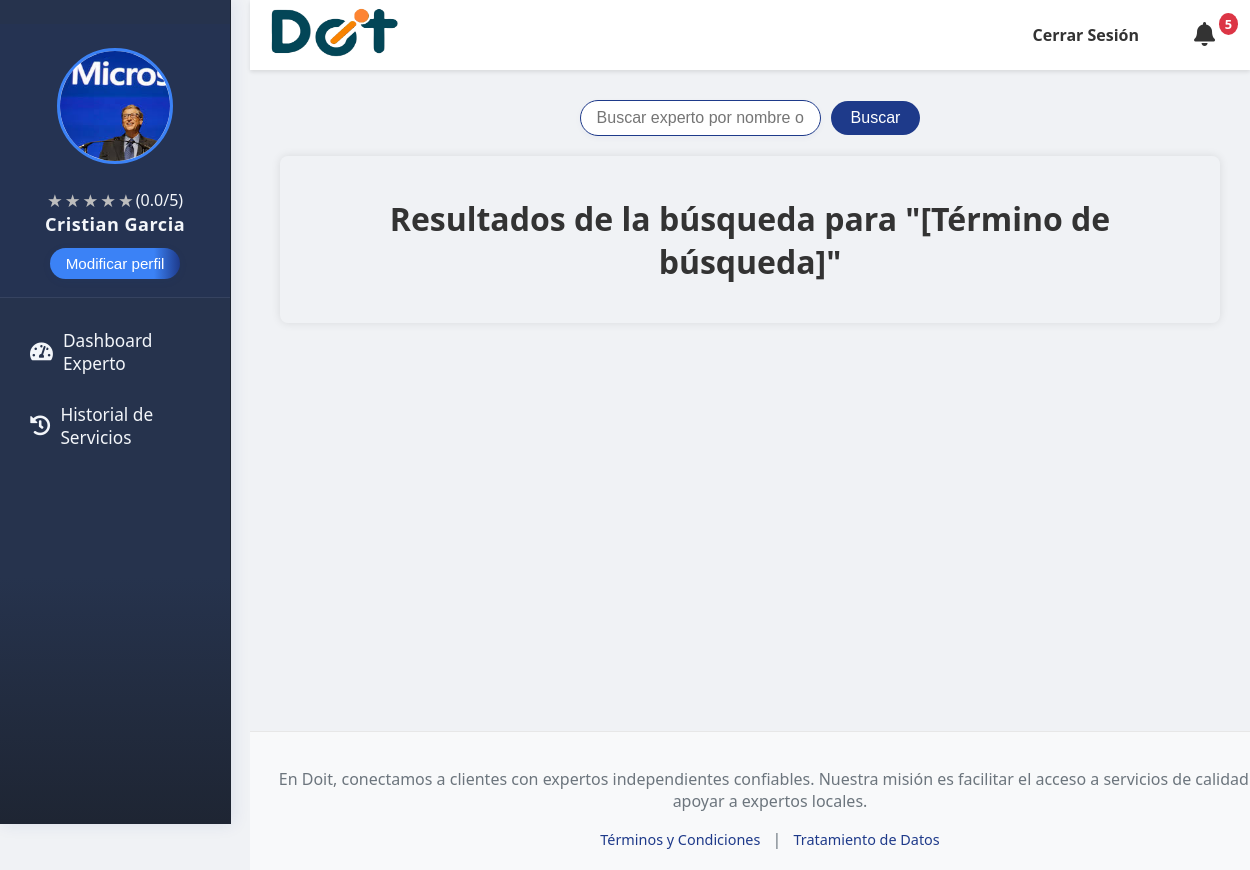
The app's page /busc_experto/ (signed in) with its own data.
### doit_app/models.py (models this page shows, shortened)
class CustomUser(AbstractUser):
    tipo_usuario_choices = [
        ('cliente', 'Cliente'),
        ('experto', 'Experto'),
    ]
    estado_aprobacion_choices = [
        ('pendiente', 'Pendiente'),
        ('aprobado', 'Aprobado'),
        ('rechazado', 'Rechazado'),
    ]
    genero = models.ForeignKey(Genero, on_delete=models.SET_NULL, null=True, blank=True, verbose_name="Género")
    tipo_usuario = models.CharField(max_length=20, choices=tipo_usuario_choices, default='cliente', verbose_name="Tipo de Usuario")
    nacionalidad = models.CharField(max_length=100, blank=True, null=True, verbose_name="Nacionalidad")
    numDoc = models.CharField(max_length=100, unique=True, blank=True, null=True, verbose_name="Número de Documento")
    telefono = models.CharField(max_length=20, blank=True, null=True, verbose_name="Teléfono")
    fechaNacimiento = models.DateField(blank=True, null=True, verbose_name="Fecha de Nacimiento")
    foto_perfil = models.ImageField(upload_to='perfil/', null=True, blank=True, verbose_name="Foto de Perfil")
    tipo_documento = models.ForeignKey(TipoDoc, on_delete=models.SET_NULL, null=True, blank=True, verbose_name="Tipo de Documento")
    especialidad = models.ManyToManyField(
        Servicios,
        blank=True,
        verbose_name="Servicios que ofrece el experto"
    )
    direccion = models.CharField(max_length=255, blank=True, null=True, verbose_name="Dirección de Residencia")
    barrio = models.CharField(max_length=100, blank=True, null=True, verbose_name="Barrio")
    documento_identidad_pdf = models.FileField(upload_to='documentos_identidad/', blank=True, null=True, verbose_name="Documento de Identidad (PDF)")
    verificado = models.CharField(
        max_length=20,
        choices=[('pendiente', 'Pendiente'), ('aprobado', 'Aprobado'), ('rechazado', 'Rechazado')],
        default='pendiente',
        verbose_name="Estado de verificación del experto"
    )
    aprobado_cliente = models.CharField(
        max_length=20,
        choices=estado_aprobacion_choices,
        default='pendiente',
        verbose_name="Estado de aprobación del cliente"
    )
    class Meta:
        verbose_name = "Usuario Personalizado"
        verbose_name_plural = "Usuarios Personalizados"
        app_label = "doit_app"
    def is_usuario_normal(self):
        return self.tipo_usuario == 'cliente'
    def is_experto(self):
        return self.tipo_usuario == 'experto'

### doit_app/views.py (the view, shortened to what this page needs)
# urls.py: path('busc_experto/', views.busc_experto, name='busc_experto'), # Si esta es para clientes buscando expertos
@login_required
def busc_experto(request):
    q = request.GET.get('q', '').strip()
    fecha = request.GET.get('fecha', '').strip()  # nueva línea
    expertos = []
    disponibilidad_por_experto = {}
    return render(request, 'busc_experto.html', {
        'searched_expert': q,
        'expertos': expertos,
        'fecha': fecha,  # Pasamos la fecha al template
        'disponibilidad_por_experto': disponibilidad_por_experto,
    })

### doit_app/context_processors.py (called while the page is built)
def notificaciones_context(request):
    if request.user.is_authenticated:
        notificaciones_no_leidas = Notificacion.objects.filter(usuario=request.user, leida=False).count()
        return {
            'notificaciones_no_leidas': notificaciones_no_leidas,
        }
    return {}

### doit_app/templates/busc_experto.html (shortened to what this page needs)
{% extends "base.html" %}
{% load static %}
{% block content %}
<form method="get" action="{% url 'busc_experto' %}" style="margin-bottom: 20px; position:relative;">
    <input type="text" name="q" class="form-control" placeholder="Buscar experto por nombre o especialidad..." value="{{ searched_expert|default:'' }}" style="max-width:400px;display:inline-block;">
    <button type="submit" class="btn btn-primary ms-2">Buscar</button>
</form>
<link rel="stylesheet" href="{% static 'css/flatpickr.min.css' %}">
<link rel="stylesheet" href="{% static 'css/disponibilidad_calendario.css' %}">
<link rel="stylesheet" href="{% static 'css/busc_experto.css' %}">
<div class="contenedor-resultados">
    <h1>Resultados de la búsqueda para "{{ searched_expert|default:'[Término de búsqueda]' }}"</h1>
</div>
{% endblock content %}

### doit_app/templates/base.html (shortened to what this page needs)
<!DOCTYPE html>
<html lang="es">
{% load static %}
<head>
    <link rel="stylesheet" href="{% static 'css/styles.css' %}">
    <link rel="stylesheet" href="{% static 'css/calificaciones.css' %}">
    <link rel="stylesheet" href="https://cdnjs.cloudflare.com/ajax/libs/font-awesome/5.15.4/css/all.min.css">
</head>
<body>
    {% if user.is_authenticated and not user.is_staff and not user.is_superuser %}
    <div id="sidebar">
            <div class="perfil-header">
                <div class="perfil-foto-container">
                    {% if user.foto_perfil %}
                        <img src="{{ user.foto_perfil.url }}" alt="Foto de perfil de {{ user.username }}" class="perfil-foto">
                    {% else %}
                        <img src="{% static 'images/default_profile.jpg' %}" alt="Foto de perfil por defecto" class="perfil-foto">
                    {% endif %}
                </div>
                {% if user.tipo_usuario == 'experto' %}
                    <div class="calificacion-experto" style="margin-top: 8px;">
                        <div class="star-display rating-display" data-rating="{{ promedio_calificacion|default:0 }}" data-show-number="true"></div>
                    </div>
                {% endif %}
                <p class="perfil-nombre">
                    {% if user.first_name and user.last_name %}
                        {{ user.first_name }} {{ user.last_name }}
                    {% elif user.first_name %}
                        {{ user.first_name }}
                    {% elif user.username %}
                        {{ user.username }}
                    {% else %}
                        Usuario Desconocido
                    {% endif %}
                </p>
                <div>
                    <a href="{% url 'editar_perfil' %}">
                        <button class="modificar-perfil-btn">Modificar perfil</button>
                    </a>
                </div>
            </div>
        <ul class="list-unstyled components">
            {% if user.is_authenticated and user.is_experto %}
                <li><a href="{% url 'dashboard_experto' %}"><i class="fas fa-tachometer-alt"></i> Dashboard Experto</a></li>
                <li><a href="{% url 'historial_experto' %}"><i class="fas fa-history"></i> Historial de Servicios</a></li>
            {% endif %}
        </ul>
    </div>
    {% endif %}
    <div id="content-wrapper">
        <header>
            <nav class="navbar navbar-light bg-light">
                <div class="logo">
                    {% if user.is_authenticated %}
                        {% if user.is_usuario_normal %}
                            <a href="{% url 'principal' %}">
                                <img src="{% static 'images/Doit_logo.png' %}" alt="Logo Doit" width="130">
                            </a>
                        {% elif user.is_experto %}
                            <a href="{% url 'dashboard_experto' %}">
                                <img src="{% static 'images/Doit_logo.png' %}" alt="Logo Doit" width="130">
                            </a>
                        {% elif user.is_superuser %}
                            <a href="{% url 'admin_principal' %}">
                                <img src="{% static 'images/Doit_logo.png' %}" alt="Logo Doit" width="130">
                            </a>
                        {% else %}
                            <a href="{% url 'home' %}">
                                <img src="{% static 'images/Doit_logo.png' %}" alt="Logo Doit" width="130">
                            </a>
                        {% endif %}
                    {% else %}
                        <a href="{% url 'home' %}">
                            <img src="{% static 'images/Doit_logo.png' %}" alt="Logo Doit" width="130">
                        </a>
                    {% endif %}
                </div>
                <ul class="nav-links">
                    {% if user.is_authenticated %}
                        <li><a href="{% url 'user_logout' %}">Cerrar Sesión</a></li>
                    {% else %}
                        <li><a href="{% url 'login' %}">Iniciar Sesión</a></li>
                        <li><a href="{% url 'registrarse' %}">Registrarse</a></li>
                    {% endif %}
                    <li style="position:relative;">
                        <a href="{% url 'notificaciones' %}" id="notificaciones-link" style="position:relative;">
                            <i class="fa fa-bell" style="font-size:1.5em;"></i>
                            {% if notificaciones_no_leidas and notificaciones_no_leidas > 0 %}
                                <span id="notificaciones-badge" style="position:absolute;top:-5px;right:-8px;background:#dc3545;color:white;border-radius:50%;padding:2px 6px;font-size:0.8em;">{{ notificaciones_no_leidas }}</span>
                            {% endif %}
                        </a>
                    </li>
                </ul>
            </nav>
        </header>
        <main>
            {% block content %}
            {% endblock %}
        </main>
        <footer>
            <p> En Doit, conectamos a clientes con expertos independientes confiables. Nuestra misión es facilitar el acceso a servicios de calidad y apoyar a expertos locales. </p>
            <div class="footer-links">
                <a href="{% url 'terminos_condiciones' %}">Términos y Condiciones</a> |
                <a href="{% url 'tratamiento_datos' %}">Tratamiento de Datos</a>
            </div>
        </footer>
    </div>
</body>
</html>

### static/css/styles.css (style rules this page uses)
:root { --sidebar-width: 250px; --header-height: 70px; --sidebar-bg-color: #2c3e50; --sidebar-text-color: #ecf0f1; --sidebar-hover-bg-color: #34495e; --header-bg-color: #ffffff; --footer-bg-color: #f8f9fa; --main-content-bg-color: #f0f2f5; --primary-blue: #1e3a8a; --secondary-blue: #3b82f6; --alert-info-bg: #d1ecf1; --alert-info-border: #bee5eb; --alert-info-text: #0c5460; --alert-success-bg: #d4edda; --alert-success-border: #c3e6cb; --alert-success-text: #155724; --alert-danger-bg: #f8d7da; --alert-danger-border: #f5c6cb; --alert-danger-text: #721c24; --alert-warning-bg: #fff3cd; --alert-warning-border: #ffeeba; --alert-warning-text: #856404; --shadow-light: 0 2px 4px rgba(0, 0, 0, 0.1); --shadow-medium: 0 4px 8px rgba(0, 0, 0, 0.15); --border-radius-base: 5px; }
html, body { margin: 0; padding: 0; font-family: 'Segoe UI', Arial, sans-serif; background-color: var(--main-content-bg-color); color: #333; }
body { display: flex; min-height: 100vh; }
#sidebar { width: 230px; min-height: 100vh; background: linear-gradient(180deg, #26334d 70%, #1e2533 100%); color: #f3f6fa; overflow-y: auto; padding-top: 24px; position: fixed; z-index: 101; top: 0; left: 0; box-shadow: 2px 0 16px rgba(30,58,138,0.10); border-right: 1.5px solid #1e2533; }
#sidebar .perfil-header { display: flex; flex-direction: column; align-items: center; padding: 24px 10px 18px 10px; margin-bottom: 18px; border-bottom: 1px solid rgba(255,255,255,0.08); background: rgba(30,58,138,0.07); }
#sidebar .perfil-foto-container { width: 110px; height: 110px; border-radius: 50%; overflow: hidden; margin-bottom: 12px; border: 3px solid #3b82f6; background: #fff; }
#sidebar .perfil-foto { width: 100%; height: 100%; object-fit: cover; }
#sidebar .perfil-nombre { color: #f3f6fa; font-size: 1.13em; font-weight: 600; margin: 0; text-align: center; letter-spacing: 0.5px; }
#sidebar .modificar-perfil-btn { background: linear-gradient(90deg, #3b82f6 80%, #1e3a8a 100%); color: #fff; border: none; padding: 7px 16px; border-radius: 18px; cursor: pointer; font-size: 0.95em; font-weight: 500; transition: background 0.2s; margin-top: 12px; box-shadow: 0 2px 8px rgba(30,58,138,0.08); }
#sidebar ul.list-unstyled { list-style-type: none; padding: 0; margin: 0; }
#sidebar ul.list-unstyled li a { padding: 13px 22px; display: flex; align-items: center; color: #f3f6fa; text-decoration: none; font-size: 1.08em; border-radius: 8px; margin: 2px 8px; transition: background 0.18s, color 0.18s; }
#sidebar ul.list-unstyled li a i { margin-right: 10px; font-size: 1.18em; }
header { position: fixed; top: 0; left: var(--sidebar-width); width: calc(100% - var(--sidebar-width)); height: var(--header-height); background-color: var(--header-bg-color); box-shadow: var(--shadow-light); z-index: 100; display: flex; align-items: center; }
header nav { display: flex; justify-content: space-between; align-items: center; width: 100%; padding: 0 20px; }
header .logo img { height: 50px; }
header .nav-links { list-style: none; margin: 0; padding: 0; display: flex; align-items: center; }
header .nav-links li { margin-left: 25px; }
header .nav-links a { text-decoration: none; color: #333; font-weight: 600; padding: 8px 15px; border-radius: var(--border-radius-base); transition: background-color 0.3s ease, color 0.3s ease; }
#content-wrapper { flex-grow: 1; margin-left: var(--sidebar-width); padding-top: var(--header-height); min-height: 100vh; display: flex; flex-direction: column; }
main { flex-grow: 1; padding: 30px; background-color: var(--main-content-bg-color); }
footer { width: 100%; padding: 20px; background-color: var(--footer-bg-color); text-align: center; color: #6c757d; margin-top: auto; border-top: 1px solid #e7e7e7; }
.footer-links { margin-top: 10px; }
.footer-links a { color: var(--primary-blue); text-decoration: none; margin: 0 8px; font-size: 0.9em; }

### static/css/calificaciones.css (style rules this page uses)
.rating-display { display: inline-flex; align-items: center; gap: 2px; }
.calificacion-experto .star-display { margin-top: 4px; }

### records on screen
CustomUser: foto_perfil (picture), first_name "Cristian", last_name "Garcia"

### other values on screen
{{ notificaciones_no_leidas }} "5"
{{ searched_expert|default:'[Término de búsqueda]' }} "[Término de búsqueda]"
